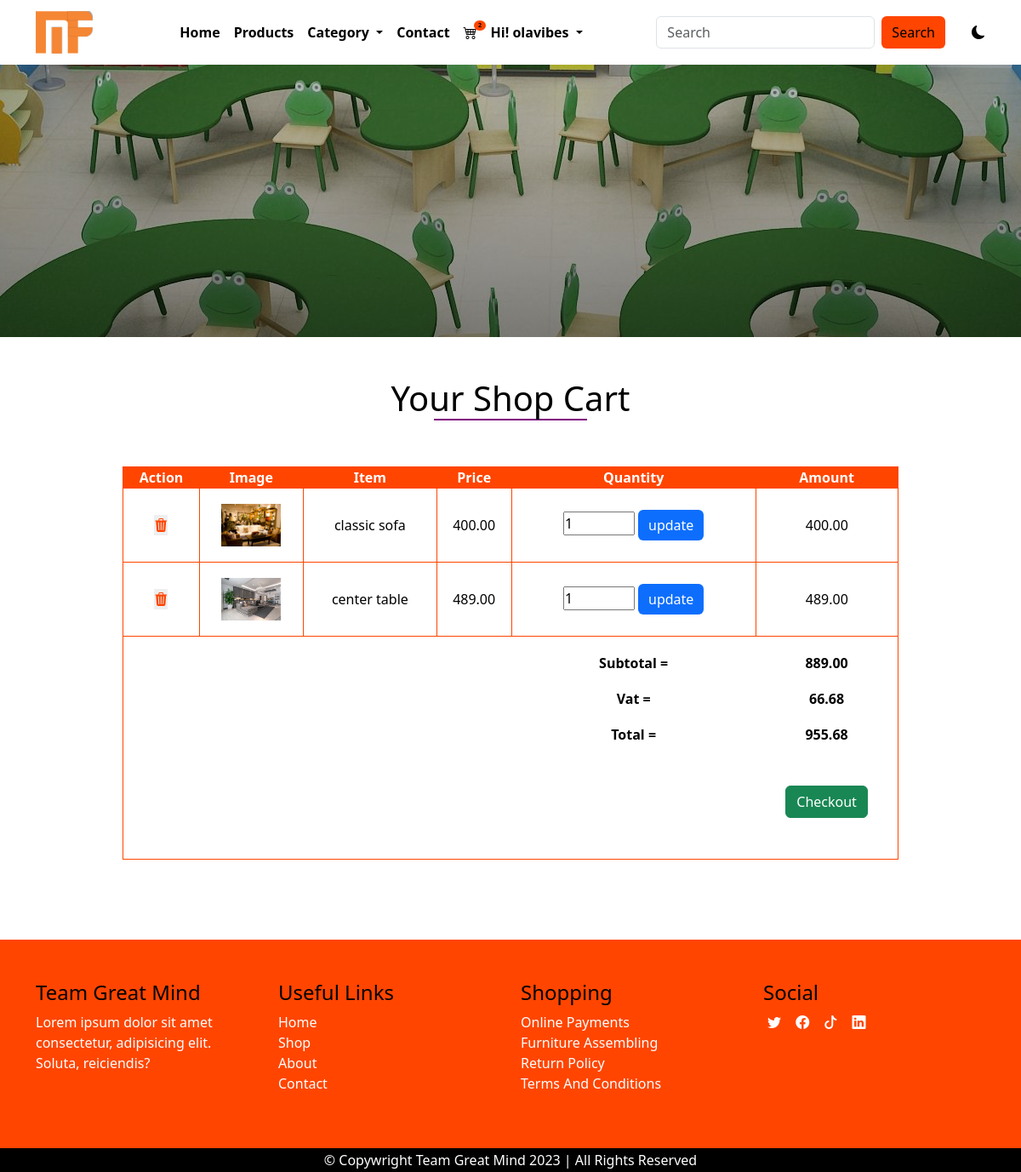
Page /cart (signed in) on the committed database.
### main/models.py (models this page shows, shortened)
class AppInfo(models.Model):
    appname = models.CharField(max_length=50)
    logo = models.ImageField(upload_to='logo')
    carousel1 = models.ImageField(upload_to='carousel')
    carousel2 = models.ImageField(upload_to='carousel')
    carousel3 = models.ImageField(upload_to='carousel')
    banner = models.ImageField(upload_to='banner')
    copyright = models.IntegerField()

class Cart(models.Model):
    user = models.ForeignKey(User, on_delete=models.CASCADE)
    furniture = models.ForeignKey(Product, on_delete=models.CASCADE)
    price = models.DecimalField(max_digits=5, decimal_places=2)
    amount = models.CharField(max_length=10)
    quantity = models.IntegerField()
    paid = models.BooleanField()

class Product(models.Model):
    category = models.ForeignKey(Category, on_delete=models.CASCADE)
    name = models.CharField(max_length=50)
    slug = models.SlugField(unique=True)
    pix = models.ImageField(upload_to='pix')
    price = models.DecimalField(max_digits=5,decimal_places=2)
    discount_price = models.DecimalField(max_digits=5,decimal_places=2, blank=True, null=True)
    description = models.TextField()
    featured = models.BooleanField(default=False)
    uploaded = models.DateField(auto_now=True)
    edited = models.DateField(auto_now_add=True)

### main/views.py (the view)
# urls.py: path('cart', views.cart, name='cart'),
def cart(request):
    cart = Cart.objects.filter(user__username = request.user.username, paid=False)
    for item in cart:
        item.amount = float(item.price * item.quantity)
        item.save()
    subtotal = 0
    vat = 0
    total = 0
    for item in cart:
        subtotal += item.amount
        vat = 0.075 * subtotal
        total = vat + subtotal
    context = {
        'cart' :cart,
        'subtotal' :subtotal,
        'vat' :vat,
        'total' :total,
    }
    return render(request, 'cart.html', context)

### main/context_processor.py (called while the page is built)
def dropdown(request):
    info = AppInfo.objects.get(pk=1)
    fdog = Category.objects.all()
    context = {
        'info':info,
        'fdog':fdog,
    }
    return context

def cartcount(request):
    count = Cart.objects.filter(user__username = request.user.username, paid=False)
    itemcount = 0
    for item in count:
        itemcount += item.quantity
    context = {
        'itemcount':itemcount
    }
    return context

### main/templates/cart.html (shortened to what this page needs)
{% extends 'base.html' %}
{% block header %} {% include 'header.html' %} {% endblock header %}
{%block banner %} {% include 'banner.html' %} {%endblock banner %}
{% block content %}
<div class="container mb-5 mt-5">
  <h1 class="title">your shop cart</h1>
  <div class="row cart">
    <table>
      <thead>
        <th>action</th>
        <th>image</th>
        <th>item</th>
        <th>price</th>
        <th>quantity</th>
        <th>amount</th>
      </thead>
      <tbody>
        {% for product in cart %}
        <tr class="item">
          <form action="{% url 'delete' %}" method="POST">
            <td>
              <button type="submit"><i class="bi bi-trash3-fill"></i></button>
            </td>
          </form>
          <td><img src="{{product.furniture.pix.url}}" alt="" style="height: 50px ; width: 70px;" ></td>
          <td><span>{{product.furniture.name}}</span></td>
          <td>{{product.price|floatformat:2}}</td>
          <form action="{% url 'update' %}" method="POST">
            <td>
              <input type="number" name="quant" value="{{product.quantity}}" min="1" max="30">
              <button class="btn btn-primary">update</button>
            </td>
          </form>
          <td>{{product.amount|floatformat:2}}</td>
        </tr>
        {% endfor %}
        <tr class="subtot">
          <td></td>
          <td></td>
          <td></td>
          <td></td>
          <td>Subtotal = </td>
          <td>{{subtotal|floatformat:2}}</td>
        </tr>
        <tr class="subtot">
          <td></td>
          <td></td>
          <td></td>
          <td></td>
          <td>Vat = </td>
          <td>{{vat|floatformat:2}}</td>
        </tr>
        <tr class="subtot">
          <td></td>
          <td></td>
          <td></td>
          <td></td>
          <td>Total = </td>
          <td>{{total|floatformat:2}}</td>
        </tr>
        <tr class="checkbtn">
          <td></td>
          <td></td>
          <td></td>
          <td></td>
          <td></td>
          <td><button class="btn btn-success mb-5 mt-5"><a href="{% url 'checkout' %}">Checkout</a></button></td>
        </tr>
      </tbody>
    </table>
  </div>
</div>
{% endblock content %}
{% block footer %}{% include 'footer.html' %}{% endblock footer %}

### main/templates/header.html (shortened to what this page needs)
<nav class="navbar navbar-expand-lg">
    <div class="container">
      <a class="navbar-brand" href="#"><img src="{{info.logo.url}}" alt="" style="height: 50px;"></a>
      <div class="collapse navbar-collapse" id="navbarSupportedContent">
        <ul class="navbar-nav mx-auto mb-2 mb-lg-0">
          {% if user.is_authenticated %}
          <li class="nav-item">
            <a class="nav-link active" aria-current="page" href="{% url 'home' %}">Home</a>
          </li>
          <li class="nav-item">
            <a class="nav-link" href="{% url 'products' %}">Products</a>
          </li>
          <li class="nav-item dropdown">
            <a class="nav-link dropdown-toggle" href="#" role="button" data-bs-toggle="dropdown" aria-expanded="false">
            Category
            </a>
          </li>
          <li class="nav-item">
                <a class="nav-link" href="{% url 'contact' %}">Contact</a>
          </li>
          <li class="nav-item">
            <a class="nav-link" href="{% url 'cart' %}">
                <div class="wrapper">
                    <i class="bi bi-cart4"></i>
                    <span class="badge">{{itemcount}}</span>
                </div>
            </a>
          </li>
          <li class="nav-item dropdown">
                <a class="nav-link dropdown-toggle" href="#" role="button" data-bs-toggle="dropdown" aria-expanded="false">
                  <span>Hi! {{user.username}}</span>
                </a>
          </li>
          {% endif %}
        </ul>
        <form class="d-flex search" role="search" action="{% url 'search' %}" method="POST">
          <input class="form-control me-2" name="search" type="search" placeholder="Search" aria-label="Search">
          <button class="btn btn-outline-success" type="submit">Search</button>
        </form>
        <div class="samson">
          <i class="bi bi-moon-fill"></i>
        </div>
      </div>
    </div>
  </nav>

### main/static/css/style.css (style rules this page uses)
* { padding: 0%; margin: 0%; box-sizing: border-box; }
.samson { margin-left: 3%; cursor: pointer; }
:root { --bg: white; --icon: black; --text: black; }
body { background: var(--bg) !important; color: var(--text) !important; overflow: hidden; }
.navbar { background: var(--bg) !important; }
.navbar-nav a { color: var(--text); font-weight: 600; }
.wrapper { position: relative; }
.wrapper span { position: absolute; background-color: orangered; right: -10px; top: -2px; font-size: 7px; border-radius: 50%; color: black; }
.search button { background-color: orangered; border: none; color: black; font-weight: 500; }
.title { text-transform: capitalize; text-align: center; }
.title::after { content: ''; display: block; width: 180px; height: 2px; background-color: purple; margin-left: auto; margin-right: auto; }
.cart table { width: 80%; margin-left: 10%; margin-right: 10%; margin-top: 4%; margin-bottom: 4%; border: 1px solid orangered; text-align: center; }
.cart thead { background-color: orangered; text-transform: capitalize; color: white; }
.item td { padding-top: 2%; padding-bottom: 2%; font-weight: 500; border: 1px solid orangered; }
.cart .checkbtn a { text-decoration: none; color: white; }
.item img { transition: 1s; cursor: pointer; }
.item i { color: orangered; }
.item button { border: none; }
.subtot td { padding-top: 2%; font-weight: 600; }

### rows in the picture
AppInfo: logo (picture)
Cart: furniture.pix (picture), furniture.name "classic sofa", price "400.00", quant "1", amount "400.00"
Cart: furniture.pix (picture), furniture.name "center table", price "489.00", quant "1", amount "489.00"

### other values in the picture
{{ itemcount }} "2"
{{ user.username }} "olavibes"
{{ subtotal|floatformat:2 }} "889.00"
{{ vat|floatformat:2 }} "66.68"
{{ total|floatformat:2 }} "955.68"
